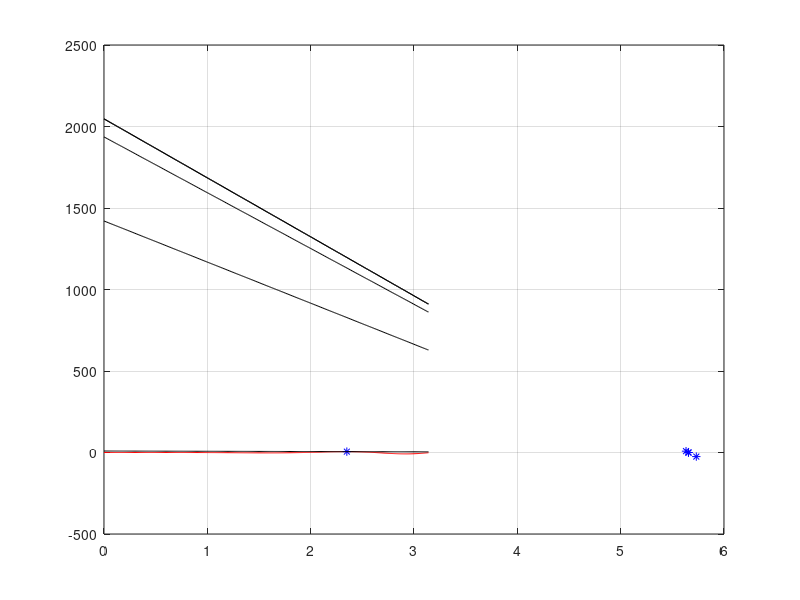

Write the MATLAB code that produced this figure.
clear all; close all; clc;
%% Implementacion particular del metodo de Newton-Raphson
f=@(x) x.^2.*cos(x.^2+1)                        %
df=@(x) 2*x.*cos(x.^2+1)-2*x.^3.*sin(x.^2+1);   %
x=0:0.01:pi; plot(x,f(x),'-r'); grid on; hold all; %
x0=2.35;
for it=1:5                                 %
   plot(x0,f(x0),'*b');                         %
   plot(x,df(x0)*(x-x0)+f(x0),'-k')             % 
   pause(1)                                     %
   x0=x0-f(x0)/df(x0);                          %
end